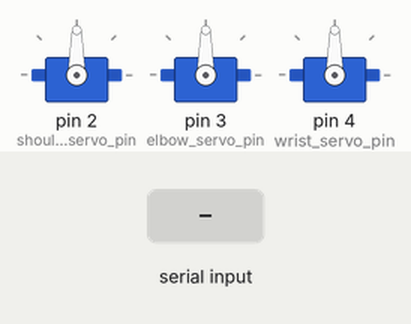
Simulated run of this program. Board: Arduino Uno, built with avr-gcc and run on an emulated ATmega328P. Parts: 3 × servo. Inputs (shaded band) come from the test bench.

Above: at 1.2 s.
1.3 s: "q\n" received over Serial
At 2.0 s:
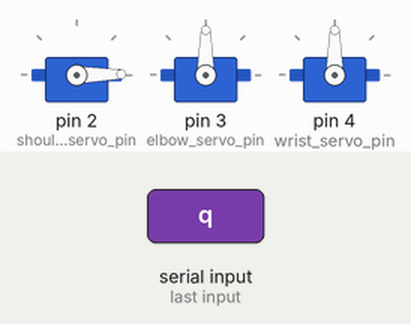
2.8 s: "a\n" received over Serial
At 3.2 s:
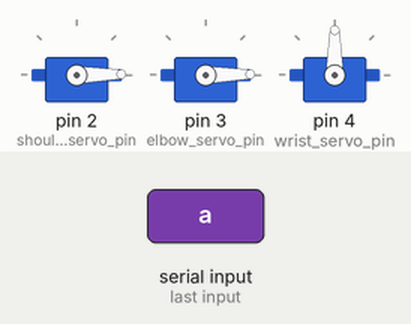
4.3 s: "z\n" received over Serial
At 5.5 s:
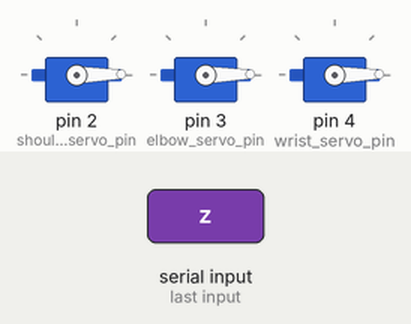
Timing chart, 0 to 7.3 s (numbered marks = the images above; inputs shaded):
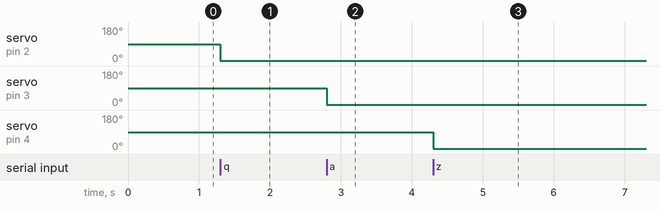

Measured:
- after the input at 1.3 s, servo on pin 2 (shoulder_servo_pin): 90° → 1° at once
- after the input at 2.8 s, servo on pin 3 (elbow_servo_pin): 90° → 1° at once
- after the input at 4.3 s, servo on pin 4 (wrist_servo_pin): 90° → 1° at once

The program:

main.cpp
```cpp
//This is a test
#include <Arduino.h>
#include <Servo.h>
// put function declarations here:
int myFunction(int, int);
Servo shoulder_servo;
Servo elbow_servo;
Servo wrist_servo;
const short shoulder_servo_pin=2;
const short elbow_servo_pin=3;
const short wrist_servo_pin=4;
int shoulder_angle = 0;
int elbow_angle = 0;
int wrist_angle = 0;
void setup() {
  Serial.begin(9600);
  shoulder_servo.attach(shoulder_servo_pin);
  elbow_servo.attach(elbow_servo_pin);
  wrist_servo.attach(wrist_servo_pin);
  }

void loop() {
  digitalWrite(11,LOW);
  if(Serial.available() > 0){
    String msg = Serial.readStringUntil('\n');
    msg.trim();
    if (msg == "q"){
      shoulder_angle ++;
      shoulder_servo.write(shoulder_angle);
    }
    else if(msg == "w"){
      shoulder_angle --;
      shoulder_servo.write(shoulder_angle);
    }
    else if(msg == "a"){
      elbow_angle ++;
      elbow_servo.write(elbow_angle);

    }
    else if(msg =="s"){
      elbow_angle --;
      elbow_servo.write(elbow_angle);
    }
    else if(msg == "z"){
      wrist_angle ++;
      wrist_servo.write(wrist_angle);
    }
    else if(msg =="x"){
      wrist_angle --;
      wrist_servo.write(wrist_angle);
        digitalWrite(wrist_servo_pin,LOW);
      //turn wrist CCW
    }
    else {
      printf("No viable commands");
  }

}
else{

}

  // digitalWrite(shoulder_servo_pin,HIGH);
  // digitalWrite(elbow_servo_pin,HIGH);
  // digitalWrite(wrist_servo_pin,HIGH);
  // delay(1000);
}
// put function definitions here:
```
